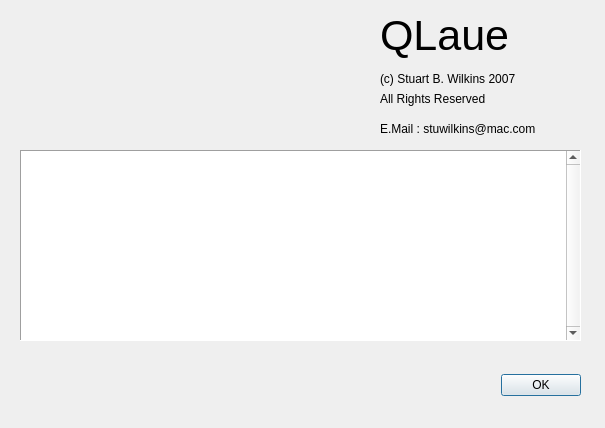
<ui version="4.0" >
 <class>AboutBox</class>
 <widget class="QDialog" name="AboutBox" >
  <property name="geometry" >
   <rect>
    <x>0</x>
    <y>0</y>
    <width>605</width>
    <height>428</height>
   </rect>
  </property>
  <property name="windowTitle" >
   <string>QLaue</string>
  </property>
  <widget class="QLabel" name="ImageLabel" >
   <property name="geometry" >
    <rect>
     <x>20</x>
     <y>10</y>
     <width>130</width>
     <height>130</height>
    </rect>
   </property>
   <property name="text" >
    <string/>
   </property>
  </widget>
  <widget class="QLabel" name="label_3" >
   <property name="geometry" >
    <rect>
     <x>380</x>
     <y>90</y>
     <width>191</width>
     <height>17</height>
    </rect>
   </property>
   <property name="text" >
    <string>All Rights Reserved</string>
   </property>
  </widget>
  <widget class="QLabel" name="label_4" >
   <property name="geometry" >
    <rect>
     <x>380</x>
     <y>120</y>
     <width>191</width>
     <height>17</height>
    </rect>
   </property>
   <property name="text" >
    <string>E.Mail : stuwilkins@mac.com</string>
   </property>
  </widget>
  <widget class="QLabel" name="CopyrightNotice" >
   <property name="geometry" >
    <rect>
     <x>380</x>
     <y>70</y>
     <width>191</width>
     <height>17</height>
    </rect>
   </property>
   <property name="text" >
    <string>(c) Stuart B. Wilkins 2007</string>
   </property>
  </widget>
  <widget class="QWidget" name="layoutWidget" >
   <property name="geometry" >
    <rect>
     <x>10</x>
     <y>360</y>
     <width>571</width>
     <height>51</height>
    </rect>
   </property>
   <layout class="QHBoxLayout" >
    <property name="margin" >
     <number>0</number>
    </property>
    <property name="spacing" >
     <number>6</number>
    </property>
    <item>
     <spacer>
      <property name="orientation" >
       <enum>Qt::Horizontal</enum>
      </property>
      <property name="sizeHint" >
       <size>
        <width>131</width>
        <height>31</height>
       </size>
      </property>
     </spacer>
    </item>
    <item>
     <widget class="QPushButton" name="okButton" >
      <property name="text" >
       <string>OK</string>
      </property>
     </widget>
    </item>
   </layout>
  </widget>
  <widget class="QLabel" name="label" >
   <property name="geometry" >
    <rect>
     <x>380</x>
     <y>10</y>
     <width>191</width>
     <height>51</height>
    </rect>
   </property>
   <property name="font" >
    <font>
     <family>Lucida Grande</family>
     <pointsize>32</pointsize>
     <weight>50</weight>
     <italic>false</italic>
     <bold>false</bold>
     <underline>false</underline>
     <strikeout>false</strikeout>
    </font>
   </property>
   <property name="text" >
    <string>QLaue</string>
   </property>
   <property name="scaledContents" >
    <bool>false</bool>
   </property>
  </widget>
  <widget class="QTextBrowser" name="TextLabel" >
   <property name="geometry" >
    <rect>
     <x>20</x>
     <y>150</y>
     <width>561</width>
     <height>191</height>
    </rect>
   </property>
   <property name="frameShape" >
    <enum>QFrame::Panel</enum>
   </property>
   <property name="lineWidth" >
    <number>1</number>
   </property>
   <property name="verticalScrollBarPolicy" >
    <enum>Qt::ScrollBarAlwaysOn</enum>
   </property>
   <property name="horizontalScrollBarPolicy" >
    <enum>Qt::ScrollBarAlwaysOff</enum>
   </property>
  </widget>
 </widget>
 <resources/>
 <connections>
  <connection>
   <sender>okButton</sender>
   <signal>clicked()</signal>
   <receiver>AboutBox</receiver>
   <slot>accept()</slot>
   <hints>
    <hint type="sourcelabel" >
     <x>278</x>
     <y>253</y>
    </hint>
    <hint type="destinationlabel" >
     <x>96</x>
     <y>254</y>
    </hint>
   </hints>
  </connection>
 </connections>
</ui>
